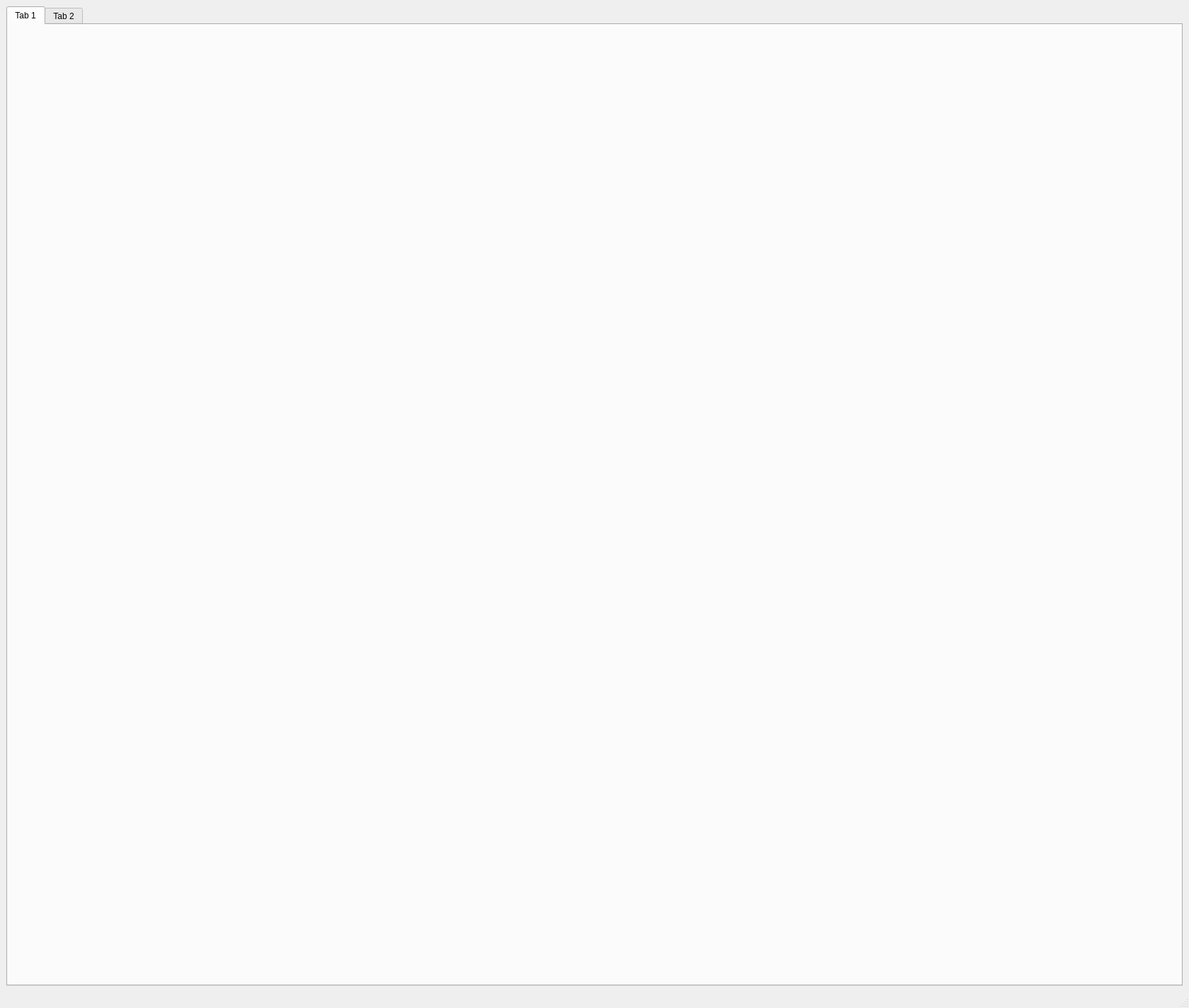
<?xml version="1.0" encoding="UTF-8"?>
<ui version="4.0">
 <class>MainWindow</class>
 <widget class="QMainWindow" name="MainWindow">
  <property name="geometry">
   <rect>
    <x>0</x>
    <y>0</y>
    <width>1680</width>
    <height>1424</height>
   </rect>
  </property>
  <property name="windowTitle">
   <string>MainWindow</string>
  </property>
  <widget class="QWidget" name="centralwidget">
   <layout class="QGridLayout" name="gridLayout">
    <item row="0" column="0">
     <widget class="QTabWidget" name="tabWidget_principal">
      <property name="currentIndex">
       <number>0</number>
      </property>
      <widget class="QWidget" name="tab">
       <attribute name="title">
        <string>Tab 1</string>
       </attribute>
      </widget>
      <widget class="QWidget" name="tab_2">
       <attribute name="title">
        <string>Tab 2</string>
       </attribute>
      </widget>
     </widget>
    </item>
   </layout>
  </widget>
  <widget class="QMenuBar" name="menubar">
   <property name="geometry">
    <rect>
     <x>0</x>
     <y>0</y>
     <width>1680</width>
     <height>21</height>
    </rect>
   </property>
  </widget>
  <widget class="QStatusBar" name="statusbar"/>
 </widget>
 <resources/>
 <connections/>
</ui>
